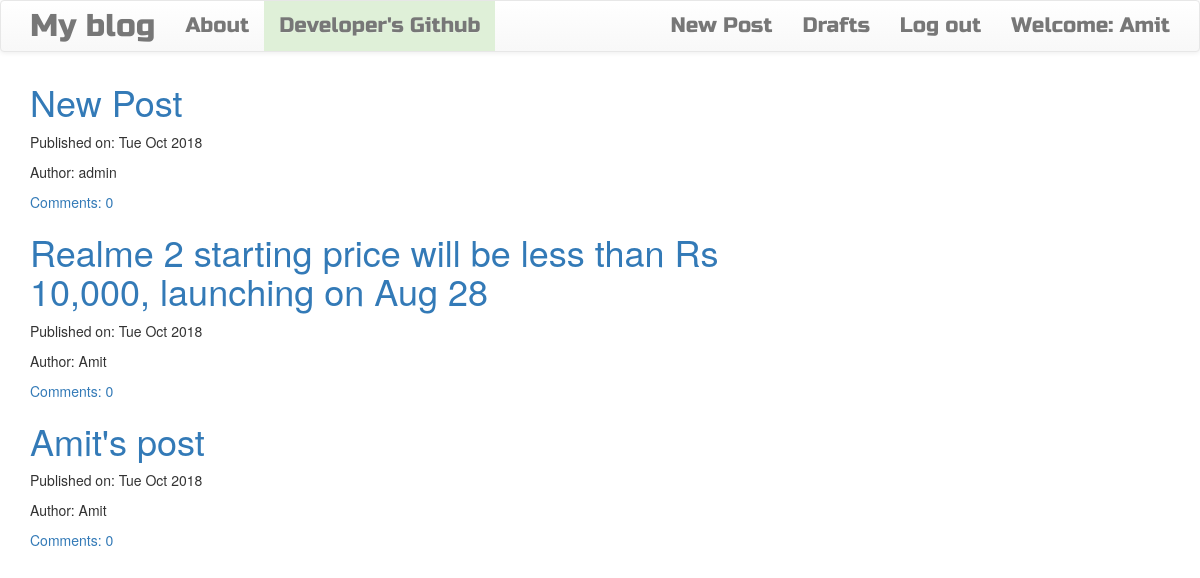
Screenshot of / (signed in) with the database file from the repository.
### blog/models.py (models this page shows, shortened)
class Post(models.Model):
	author = models.ForeignKey('auth.user')
	title = models.CharField(max_length=100)
	text = models.TextField(max_length=1000)
	created_date = models.DateTimeField(default=timezone.now)
	published_date = models.DateTimeField(blank=True,null=True)
	def approve_comments(self):
		return self.comments.filter(approved_comments=True)

### blog/views.py (the view)
# urls.py: url(r'^$',views.PostListView.as_view(),name='post_list'),
class PostListView(ListView):
	model = Post
	def get_queryset(self):
		return Post.objects.filter(published_date__lte=timezone.now()).order_by('-published_date')

### blog/templates/blog/post_list.html
{% extends 'blog/base.html' %}
{% block content %}
<div class="centerstage">
    {% for post in post_list %}
        <div class="post">
            <h1><a href="{% url 'post_detail' pk=post.pk %}">{{ post.title }}</a></h1>
            <div class="date">
                <p>Published on: {{ post.published_date|date:"D M Y"}}</p>
                <p>Author: {{ post.author }}</p>
            </div>
            <a href="{% url 'post_detail' pk=post.pk %}">Comments: {{ post.approve_comments.count }}</a>
        </div>
    {% endfor %}
</div>
{% endblock %}

### blog/templates/blog/base.html (shortened to what this page needs)
<!DOCTYPE html>
{% load staticfiles %}
<html>
    <head>
        <link rel="stylesheet" href="https://maxcdn.bootstrapcdn.com/bootstrap/3.3.7/css/bootstrap.min.css">
        <link rel="stylesheet" href="https://maxcdn.bootstrapcdn.com/bootstrap/3.3.7/css/bootstrap-theme.min.css">
        <link rel="stylesheet" href="//cdn.jsdelivr.net/medium-editor/latest/css/medium-editor.min.css" type="text/css" media="screen" charset="utf-8">
        <link rel="stylesheet" href="{% static 'css/blog.css' %}">
<body class='loader'>
  <nav class="navbar navbar-default techfont custom-navbar">
    <div class="container">
      <ul class="nav navbar-nav">
        <li><a class='navbar-brand bigbrand' href="{% url 'post_list' %}">My blog</a></li>
        <li><a href="{% url 'about'%}">About</a></li>
        <li><a class="text-primary bg-success" href="https://github.com/rjipandey">Developer's Github</a></li>
      </ul>
      <ul class="nav navbar-nav navbar-right">
        {% if user.is_authenticated %}
        <li>
          <a href="{% url 'post_new' %}" >New Post</a>
        </li>
        <li>
          <a href="{% url 'post_draft_list' %}">Drafts</a>
        </li>
        <li>
          <a href="{% url 'logout' %}" >Log out</a>
        </li>
        <li>
          <a >Welcome: {{ user.username }}</a>
        </li>
          {% else %}
          <li><a href="{%url 'login_user' %}">Login</a></li>
          <li><a href="{%url 'register_user' %}">Sign Up</a></li>
          <li><a class='nav navbar-right' href="{% url 'login' %}" >Admin <span class="glyphicon glyphicon-user"></span></a></li>
        {% endif %}
      </ul>
  </div>
</nav>
        <div class="content container">
            <div class="row">
                <div class="col-md-8">
                  <div class="blog_posts">
                    {% block content %}
                    {% endblock %}
                  </div>
                </div>
            </div>
        </div>
</body>
</html>

### blog/static/css/blog.css (style rules this page uses)
.techfont { font-family: 'Russo One', sans-serif; font-size: 1.5em; margin-bottom: 10px; }
.centerstage { margin-left: auto; margin-right: auto; }
.bigbrand { font-size: 1.5em; }
.loader { filter:hue-rotate(0deg); color: linear-gradient(45deg,#0f8,#08f); animation:hue 5000ms infinite linear; }

### rows the page displays
Post: title "New Post", published_date "Tue Oct 2018", author "admin", approve_comments.count "0"
Post: title "Realme 2 starting price will be less than Rs 10,000, launching on Aug 28", published_date "Tue Oct 2018", author "Amit", approve_comments.count "0"
Post: title "Amit's post", published_date "Tue Oct 2018", author "Amit", approve_comments.count "0"

### other values shown
{{ user.username }} "Amit"
